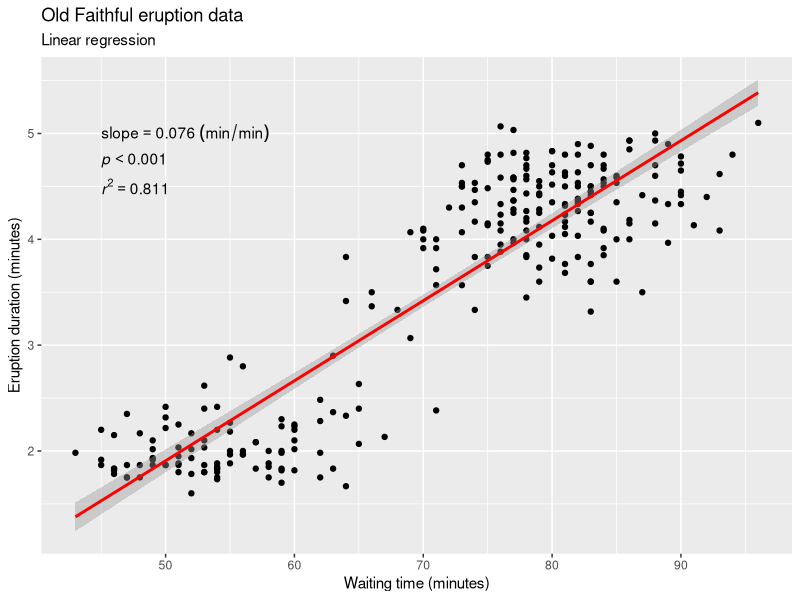

Write the R code that produced this figure.
#Emma Buckley
#21 April 2021
#Linear Regressions
#Day 3

#Loading tidyverse

library(tidyverse)

#Getting data faithful

data("faithful")

#First six rows of faithful

head(faithful)

#Creating a sub dataframe called eruption.lm.
#fit the model in R. When we perform a linear regression in R, it will 
#output the model and the coefficients

eruption.lm <- lm(eruptions ~ waiting, data = faithful)

#summarising the dataframe
summary(eruption.lm)

slope <- round(eruption.lm$coef[2], 3)

# p.val <- round(coefficients(summary(eruption.lm))[2, 4], 3) # it approx. 0.
p.val = 0.001

r2 <- round(summary(eruption.lm)$r.squared, 3)

#Creating a ggplot

ggplot(data = faithful, aes(x = waiting, y = eruptions)) + #creating a plot with points
  geom_point() +#point plot
  annotate("text", x = 45, y = 5, label = paste0("slope == ", slope, "~(min/min)"), parse = TRUE, hjust = 0) +
  annotate("text", x = 45, y = 4.75, label = paste0("italic(p) < ", p.val), parse = TRUE, hjust = 0) +
  annotate("text", x = 45, y = 4.5, label = paste0("italic(r)^2 == ", r2), parse = TRUE, hjust = 0) +#adding text to the graph
  stat_smooth(method = "lm", colour = "red") +
  labs(title = "Old Faithful eruption data", #adding labels
       subtitle = "Linear regression",
       x = "Waiting time (minutes)",
       y = "Eruption duration (minutes)")
